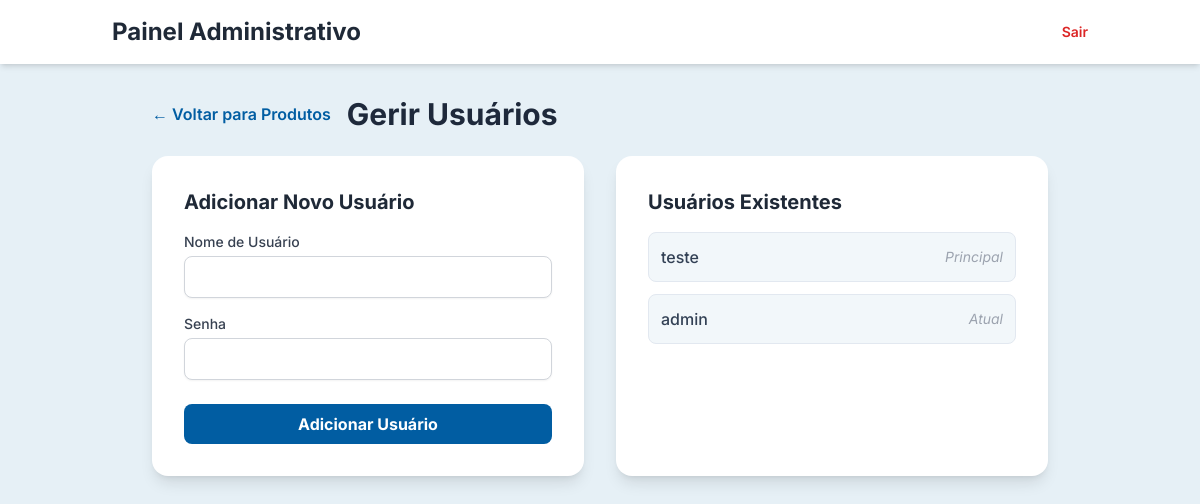
The app's page /admin/usuarios (signed in) with its own data.
### app.py (models this page shows)
class User(db.Model, UserMixin):
    id = db.Column(db.Integer, primary_key=True)
    username = db.Column(db.String(20), unique=True, nullable=False)
    password = db.Column(db.String(60), nullable=False)

### app.py (the view, shortened to what this page needs)
@app.route('/admin/usuarios', methods=['GET', 'POST'])
@login_required
def admin_users():
    form = UserForm()
    users = User.query.order_by(User.id).all()
    return render_template('admin_users.html', title='Gerir Usuários', form=form, users=users)

### app.py (shortened to what this page needs)
class UserForm(FlaskForm):
    username = StringField('Nome de Usuário', validators=[DataRequired(), Length(min=4, max=20)])
    password = PasswordField('Senha', validators=[DataRequired(), Length(min=6)])
    submit = SubmitField('Adicionar Usuário')

### app.py (called while the page is built)
@login_manager.user_loader
def load_user(user_id):
    return db.session.get(User, int(user_id))

### templates/admin_users.html (shortened to what this page needs)
{% extends "admin_layout.html" %}
{% block content %}
<div class="max-w-4xl mx-auto">
    <div class="flex items-center mb-6">
        <a href="{{ url_for('admin_dashboard') }}" class="text-primary hover:text-primary-dark font-semibold mr-4">← Voltar para Produtos</a>
        <h2 class="text-3xl font-bold text-slate-800">Gerir Usuários</h2>
    </div>
    <div class="grid grid-cols-1 md:grid-cols-2 gap-8">
        <div class="bg-white p-8 rounded-2xl shadow-lg">
            <h3 class="text-xl font-bold text-gray-800 mb-4">Adicionar Novo Usuário</h3>
            <form method="POST" novalidate>
                <div class="space-y-4">
                    <div>
                        {{ form.username.label(class="block text-sm font-medium text-gray-700 mb-1") }}
                        {{ form.username(class="w-full px-3 py-2 border border-gray-300 rounded-lg shadow-sm focus:outline-none focus:ring-primary focus:border-primary") }}
                    </div>
                    <div>
                        {{ form.password.label(class="block text-sm font-medium text-gray-700 mb-1") }}
                        {{ form.password(class="w-full px-3 py-2 border border-gray-300 rounded-lg shadow-sm focus:outline-none focus:ring-primary focus:border-primary") }}
                    </div>
                </div>
                <div class="mt-6">
                    {{ form.submit(class="w-full bg-primary text-white font-bold py-2 px-4 rounded-lg hover:bg-primary-dark transition cursor-pointer") }}
                </div>
            </form>
        </div>
        <div class="bg-white p-8 rounded-2xl shadow-lg">
            <h3 class="text-xl font-bold text-gray-800 mb-4">Usuários Existentes</h3>
            <ul class="space-y-3">
                {% for user in users %}
                <li class="flex justify-between items-center p-3 bg-light/50 rounded-lg border border-slate-200">
                    <span class="font-medium text-slate-700">{{ user.username }}</span>
                    {% if user.id != current_user.id and user.id != 1 %}
                    <form action="{{ url_for('delete_user', user_id=user.id) }}" method="POST" onsubmit="return confirm('Tem a certeza que deseja apagar o usuário \'{{ user.username }}\'?');">
                        <button type="submit" class="text-red-500 hover:text-red-700 font-semibold text-sm">Apagar</button>
                    </form>
                    {% else %}
                        <span class="text-sm text-gray-400 italic">
                            {% if user.id == 1 %}Principal{% else %}Atual{% endif %}
                        </span>
                    {% endif %}
                </li>
                {% else %}
                <li class="text-gray-500">Nenhum usuário encontrado.</li>
                {% endfor %}
            </ul>
        </div>
    </div>
</div>
{% endblock %}

### templates/admin_layout.html (style rules this page uses)
body { font-family: 'Inter', sans-serif; }

### records on screen
User: username "teste", shows "Principal"
User: username "admin", shows "Atual"
